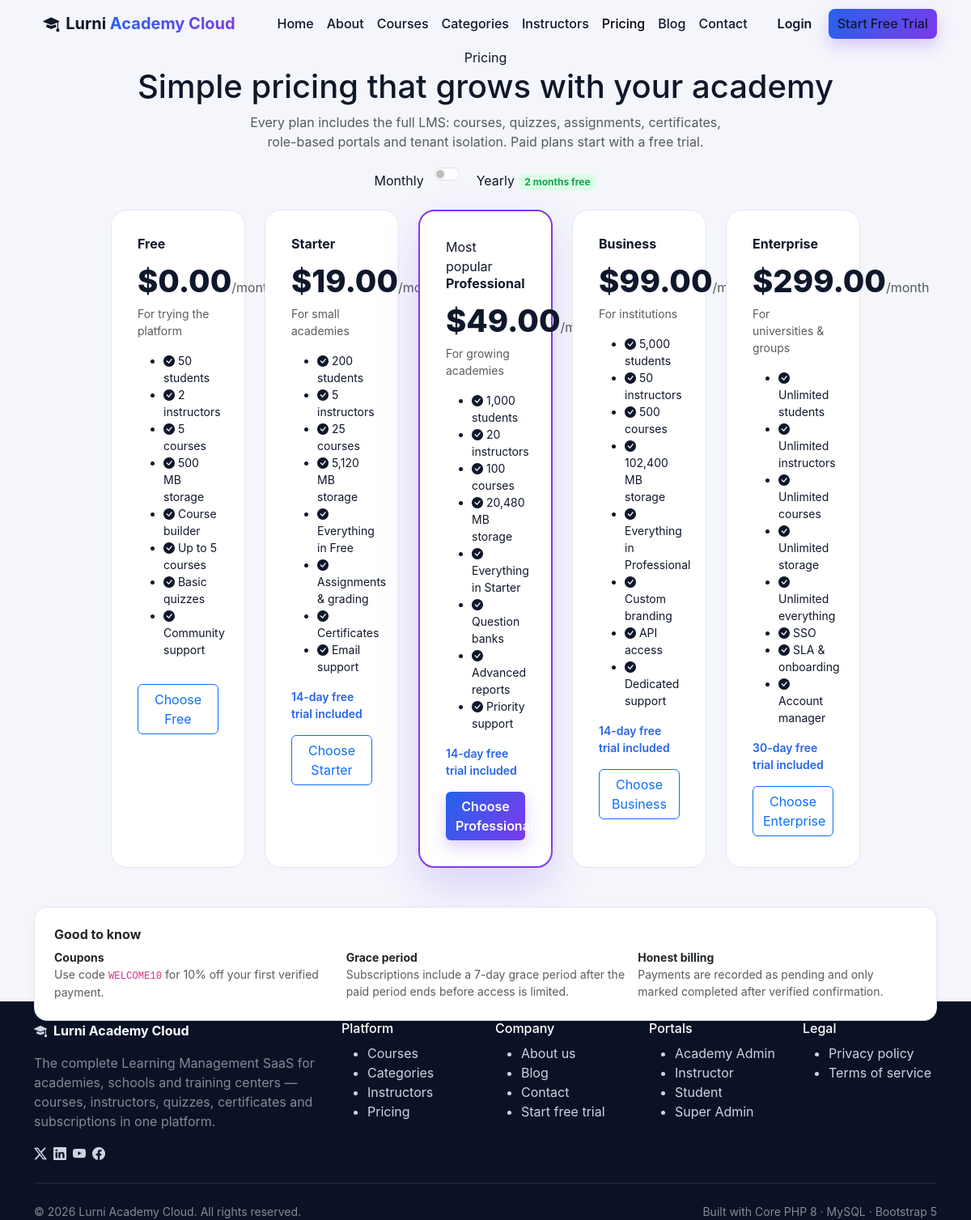
/pricing.php, run on the app's committed database.
### tables this page shows
CREATE TABLE subscription_plans (
  id INT UNSIGNED AUTO_INCREMENT PRIMARY KEY,
  name VARCHAR(80) NOT NULL,
  slug VARCHAR(80) NOT NULL UNIQUE,
  description VARCHAR(255) NULL,
  price_monthly DECIMAL(10,2) NOT NULL DEFAULT 0,
  price_yearly DECIMAL(10,2) NOT NULL DEFAULT 0,
  trial_days SMALLINT NOT NULL DEFAULT 0,
  max_students INT NOT NULL DEFAULT 50,
  max_instructors INT NOT NULL DEFAULT 2,
  max_courses INT NOT NULL DEFAULT 5,
  storage_mb INT NOT NULL DEFAULT 500,
  features JSON NULL,
  is_active TINYINT(1) NOT NULL DEFAULT 1,
  sort_order SMALLINT NOT NULL DEFAULT 0,
  created_at DATETIME NOT NULL DEFAULT CURRENT_TIMESTAMP
);

### includes/functions.php (called while the page is built, shortened)
<?php
function e(?string $v): string { return htmlspecialchars($v ?? '', ENT_QUOTES, 'UTF-8'); }
function money($n): string { return '$' . number_format((float)$n, 2); }

### pricing.php (the view, shortened to what this page needs)
<?php
require_once __DIR__ . '/includes/site-header.php';
$pdo = db();
$plans = [];
try { $plans = $pdo->query('SELECT * FROM subscription_plans WHERE is_active=1 ORDER BY sort_order')->fetchAll(); } catch (Throwable $ignored) {}
?>
<section class="page-hero"><div class="container text-center">
  <span class="section-eyebrow">Pricing</span>
  <h1>Simple pricing that grows with your academy</h1>
  <p class="text-muted mx-auto" style="max-width:620px">Every plan includes the full LMS: courses, quizzes, assignments, certificates, role-based portals and tenant isolation. Paid plans start with a free trial.</p>
  <div class="billing-toggle mt-3"><span>Monthly</span>
    <div class="form-check form-switch d-inline-block mx-2"><input class="form-check-input" type="checkbox" id="cycleToggle" aria-label="Toggle yearly billing"></div>
    <span>Yearly <span class="badge bg-success-subtle text-success">2 months free</span></span></div>
</div></section>
<section class="section-pad pt-4"><div class="container">
  <div class="row g-4 justify-content-center">
    <?php foreach ($plans as $p): $feats = json_decode((string)($p['features'] ?? '[]'), true) ?: []; $popular = $p['slug'] === 'professional'; ?>
    <div class="col-md-6 col-lg-<?= count($plans) > 4 ? '2' : '3' ?>">
      <article class="pricing-card h-100 <?= $popular ? 'popular' : '' ?>">
        <?php if ($popular): ?><span class="popular-badge">Most popular</span><?php endif; ?>
        <h2 class="h6 fw-bold"><?= e($p['name']) ?></h2>
        <div class="price-line"><span class="price-amount" data-monthly="<?= (float)$p['price_monthly'] ?>" data-yearly="<?= (float)$p['price_yearly'] ?>"><?= money($p['price_monthly']) ?></span><span class="text-muted price-cycle">/month</span></div>
        <p class="text-muted small"><?= e($p['description'] ?? '') ?></p>
        <ul class="check-list small">
          <li><i class="bi bi-check-circle-fill"></i> <?= (int)$p['max_students'] < 0 ? 'Unlimited' : number_format((int)$p['max_students']) ?> students</li>
          <li><i class="bi bi-check-circle-fill"></i> <?= (int)$p['max_instructors'] < 0 ? 'Unlimited' : (int)$p['max_instructors'] ?> instructors</li>
          <li><i class="bi bi-check-circle-fill"></i> <?= (int)$p['max_courses'] < 0 ? 'Unlimited' : (int)$p['max_courses'] ?> courses</li>
          <li><i class="bi bi-check-circle-fill"></i> <?= (int)$p['storage_mb'] < 0 ? 'Unlimited' : number_format((int)$p['storage_mb']) . ' MB' ?> storage</li>
          <?php foreach ($feats as $f): ?><li><i class="bi bi-check-circle-fill"></i> <?= e($f) ?></li><?php endforeach; ?>
        </ul>
        <?php if ((int)$p['trial_days'] > 0 && (float)$p['price_monthly'] > 0): ?><p class="small text-primary fw-semibold mt-2 mb-0"><?= (int)$p['trial_days'] ?>-day free trial included</p><?php endif; ?>
        <a class="btn <?= $popular ? 'btn-gradient' : 'btn-outline-primary' ?> w-100 mt-3" href="/auth/register.php?plan=<?= e($p['slug']) ?>">Choose <?= e($p['name']) ?></a>
      </article>
    </div>
    <?php endforeach; ?>
  </div>
  <div class="card p-4 mt-5">
    <h2 class="h6 fw-bold">Good to know</h2>
    <div class="row g-3 small text-muted">
      <div class="col-md-4"><strong class="text-dark d-block">Coupons</strong>Use code <code>WELCOME10</code> for 10% off your first verified payment.</div>
      <div class="col-md-4"><strong class="text-dark d-block">Grace period</strong>Subscriptions include a 7-day grace period after the paid period ends before access is limited.</div>
      <div class="col-md-4"><strong class="text-dark d-block">Honest billing</strong>Payments are recorded as pending and only marked completed after verified confirmation.</div>
    </div>
  </div>
</div></section>
<?php require_once __DIR__ . '/includes/site-footer.php'; ?>

### assets/css/style.css (style rules this page uses)
:root { --blue:#2563eb; --blue-dark:#1d4ed8; --violet:#7c3aed; --violet-soft:#ede9fe; --ink:#0f172a; --muted:#64748b; --line:#e2e8f0; --bg:#f4f6fb; --card:#ffffff; --grad:linear-gradient(120deg,#2563eb 0%,#7c3aed 100%); --grad-soft:linear-gradient(135deg,#dbeafe 0%,#ede9fe 55%,#ffffff 100%); }
body { background:var(--bg);color:var(--ink);font-family:'Inter',system-ui,-apple-system,'Segoe UI',Roboto,sans-serif; }
a { color:var(--blue); }
.btn-gradient { background:var(--grad);color:#fff;border:none;font-weight:600;box-shadow:0 8px 20px rgba(124,58,237,.25); }
.pricing-card { background:#fff;border:1px solid var(--line);border-radius:20px;padding:2rem;height:100%;position:relative; }
.pricing-card.popular { border:2px solid var(--violet);box-shadow:0 24px 50px rgba(124,58,237,.18); }
.pricing-card .price-amount { font-size:2.4rem;font-weight:800; }
.card { border:1px solid var(--line);border-radius:16px;box-shadow:0 2px 10px rgba(15,23,42,.04); }
.badge.bg-success-subtle { background:#dcfce7 !important; }
.text-primary { color:var(--blue) !important; }
.text-success { color:#16a34a !important; }

### data on the page
subscription_plans: name "Free", price_monthly "$0.00", description "For trying the platform", max_students "50", max_instructors "2", max_courses "5", storage_mb "500", features "Course builder", features "Up to 5 courses", features "Basic quizzes", features "Community support"
subscription_plans: name "Starter", price_monthly "$19.00", description "For small academies", max_students "200", max_instructors "5", max_courses "25", storage_mb "5,120", features "Everything in Free", features "Assignments & grading", features "Certificates", features "Email support", trial_days "14"
subscription_plans: slug "Most popular", name "Professional", price_monthly "$49.00", description "For growing academies", max_students "1,000", max_instructors "20", max_courses "100", storage_mb "20,480", features "Everything in Starter", features "Question banks", features "Advanced reports", features "Priority support", trial_days "14"
subscription_plans: name "Business", price_monthly "$99.00", description "For institutions", max_students "5,000", max_instructors "50", max_courses "500", storage_mb "102,400", features "Everything in Professional", features "Custom branding", features "API access", features "Dedicated support", trial_days "14"
subscription_plans: name "Enterprise", price_monthly "$299.00", description "For universities & groups", max_students "Unlimited", max_instructors "Unlimited", max_courses "Unlimited", storage_mb "Unlimited", features "Unlimited everything", features "SSO", features "SLA & onboarding", features "Account manager", trial_days "30"

### other printed values
$label "Home"
$label "About"
$label "Courses"
$label "Categories"
$label "Instructors"
$label "Pricing"
$label "Blog"
$label "Contact"
APP_NAME "Lurni Academy Cloud"
